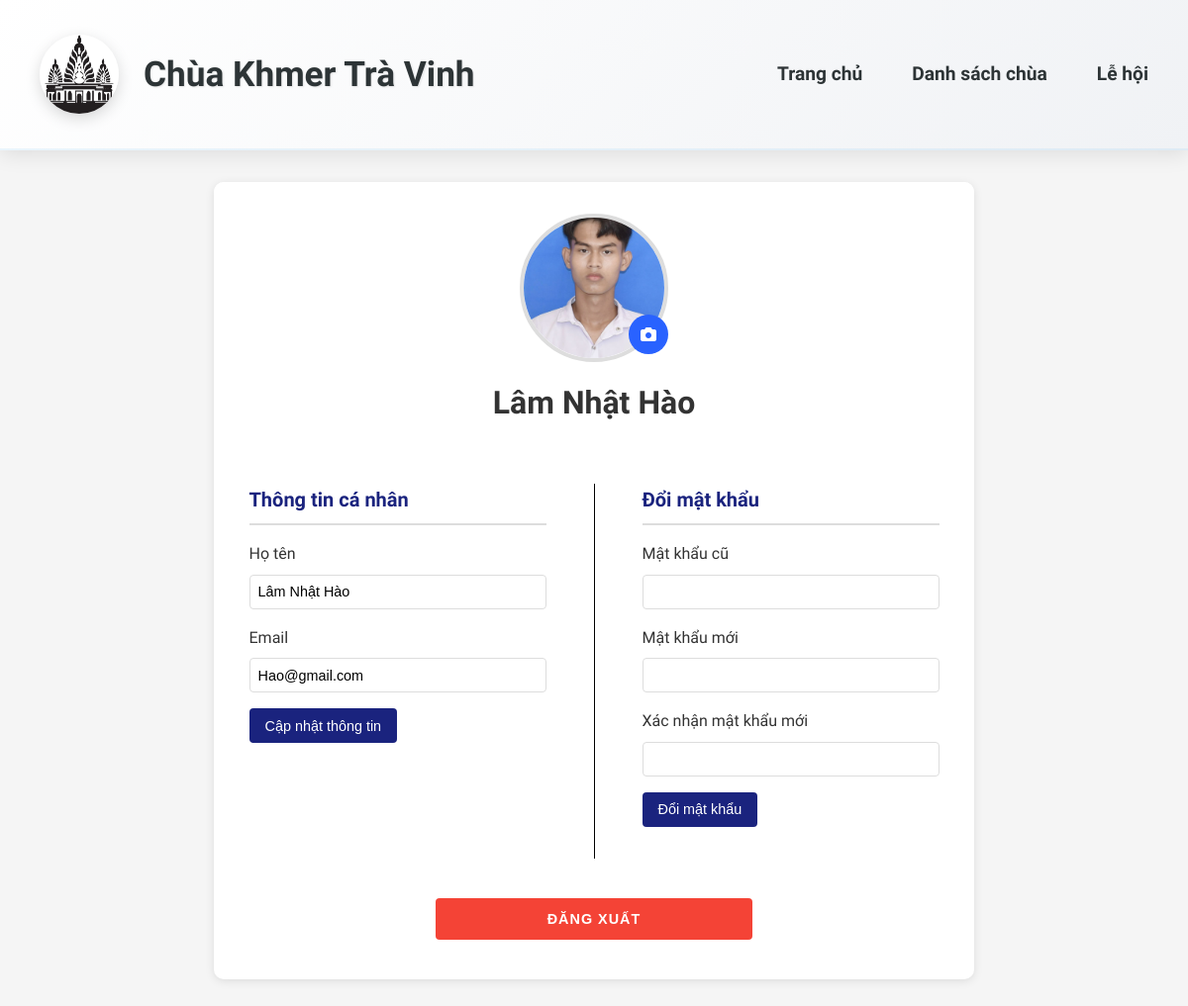
The page /taikhoan.php (signed in) on the database its author committed.
### tables this page shows
CREATE TABLE `nguoi_dung` (
  `id` int(11) NOT NULL,
  `ten_dang_nhap` varchar(50) NOT NULL,
  `mat_khau` varchar(255) NOT NULL,
  `ho_ten` varchar(100) NOT NULL,
  `email` varchar(100) NOT NULL,
  `vai_tro` enum('admin','user') DEFAULT 'user',
  `ngay_tao` datetime DEFAULT current_timestamp(),
  `ngay_cap_nhat` datetime DEFAULT current_timestamp() ON UPDATE current_timestamp(),
  `avatar` varchar(255) DEFAULT NULL,
  `admin` tinyint(1) DEFAULT 0
);

### taikhoan.php (the view, shortened to what this page needs)
<?php
try {
    $db_config = [
        'host' => 'localhost',
        'dbname' => 'chua_khmer',
        'username' => 'root',
        'password' => ''
    ];
    $conn = new PDO(
        "mysql:host={$db_config['host']};dbname={$db_config['dbname']};charset=utf8mb4",
        $db_config['username'],
        $db_config['password']
    );
    $conn->setAttribute(PDO::ATTR_ERRMODE, PDO::ERRMODE_EXCEPTION);
} catch(PDOException $e) {
    die("Lỗi kết nối database: " . $e->getMessage());
}
$user_id = $_SESSION['user_id'];
try {
    $stmt = $conn->prepare("SELECT * FROM nguoi_dung WHERE id = ?");
    $stmt->execute([$user_id]);
    $user = $stmt->fetch(PDO::FETCH_ASSOC);
} catch(PDOException $e) {
    $error_message = "Lỗi lấy thông tin người dùng";
}
?>
<!DOCTYPE html>
<html lang="vi">
<head>
    <link rel="stylesheet" href="https://cdnjs.cloudflare.com/ajax/libs/font-awesome/6.0.0/css/all.min.css">
    <link rel="stylesheet" href="style.css">
</head>
<header class="main-header">
    <div class="header-content">
        <div class="logo-group">
                <img src="image/Logo/logo.jpg" alt="Logo Chùa Khmer" class="logo-img">
                <h1>Chùa Khmer Trà Vinh</h1>
        </div>
        <div class="nav-group">
            <nav class="main-nav">
                <ul>
                    <li><a href="Index.php">Trang chủ</a></li>
                    <li><a href="dschua.php">Danh sách chùa</a></li>
                    <li><a href="sukien.php">Lễ hội</a></li>
                </ul>
            </nav>
        </div>
    </div>
</header>
<body>
    <div class="container">
        <div class="profile-container">
            <div class="profile-header">
                <div class="avatar-container">
                    <img src="<?php echo $user['avatar'] ?? 'image/default-avatar.png'; ?>"
                         alt="Avatar" class="avatar" id="avatarPreview">
                    <label class="avatar-upload">
                        <i class="fas fa-camera" style="color: white;"></i>
                    </label>
                </div>
                <h1><?php echo htmlspecialchars($user['ho_ten']); ?></h1>
            </div>
            <div class="profile-content">
                <div class="two-columns">
                    <div class="profile-section">
                        <h2 class="section-title">Thông tin cá nhân</h2>
                        <form id="updateProfileForm" method="POST">
                            <div class="form-group">
                                <label for="ho_ten">Họ tên</label>
                                <input type="text" id="ho_ten" name="ho_ten"
                                    value="<?php echo htmlspecialchars($user['ho_ten']); ?>" required>
                            </div>
                            <div class="form-group">
                                <label for="email">Email</label>
                                <input type="email" id="email" name="email"
                                    value="<?php echo htmlspecialchars($user['email']); ?>" required>
                            </div>
                            <button type="submit" class="btn btn-primary">Cập nhật thông tin</button>
                        </form>
                    </div>
                    <div class="profile-section">
                        <h2 class="section-title">Đổi mật khẩu</h2>
                        <form id="changePasswordForm" method="POST">
                            <div class="form-group">
                                <label for="old_password">Mật khẩu cũ</label>
                                <input type="password" id="old_password" name="old_password" required>
                            </div>
                            <div class="form-group">
                                <label for="new_password">Mật khẩu mới</label>
                                <input type="password" id="new_password" name="new_password" required>
                            </div>
                            <div class="form-group">
                                <label for="confirm_password">Xác nhận mật khẩu mới</label>
                                <input type="password" id="confirm_password" name="confirm_password" required>
                            </div>
                            <button type="submit" class="btn btn-primary">Đổi mật khẩu</button>
                        </form>
                    </div>
                </div>
                <div class="buttons-container">
                    <form method="POST" action="" class="logout-form">
                        <button type="submit" class="btn btn-logout">Đăng xuất</button>
                    </form>
                </div>
            </div>
        </div>
    </div>
</body>
</html>

### style.css (style rules this page uses)
* { margin: 0; padding: 0; box-sizing: border-box; }
body { font-family: 'Inter', sans-serif; line-height: 1.6; background-color: #f8f9fa; color: #343a40; }
.main-header { background: linear-gradient(135deg, #ffffff, #f0f2f5); box-shadow: 0 4px 20px rgba(0,0,0,0.1); position: sticky; top: 0; z-index: 1000; padding: 15px 0; border-bottom: 2px solid rgba(52,152,219,0.1); }
.header-content { max-width: 1400px; margin: 0 auto; padding: 20px 40px; display: flex; justify-content: space-between; align-items: center; }
.logo-group { display: flex; align-items: center; gap: 25px; }
.logo-img { width: 80px; height: 80px; border-radius: 60%; box-shadow: 0 5px 15px rgba(0,0,0,0.15); transition: transform 0.4s ease, box-shadow 0.4s ease; }
.logo-group h1 { font-size: 2.2rem; color: #2d3436; font-weight: 800; text-shadow: 1px 1px 2px rgba(0,0,0,0.1); }
.main-nav ul { display: flex; gap: 50px; list-style: none; }
.main-nav a { text-decoration: none; color: #2d3436; font-weight: 600; font-size: 1.2rem; padding: 12px 0; position: relative; transition: color 0.3s ease; }
.main-nav a::after { content: ''; position: absolute; bottom: 0; left: 0; width: 0; height: 3px; background: linear-gradient(to right, #3498db, #2980b9); transition: width 0.3s ease; border-radius: 2px; }
:root { --primary-color: #1a237e; --secondary-color: #0d47a1; --accent-color: #2962ff; --text-color: #333; --light-gray: #f5f5f5; --border-color: #ddd; --success-color: #4caf50; --error-color: #f44336; }
body { font-family: 'Plus Jakarta Sans', sans-serif; line-height: 1.6; color: var(--text-color); background-color: var(--light-gray); }
.container { max-width: 800px; margin: 2rem auto; padding: 0 1rem; }
.profile-container { background: white; border-radius: 10px; box-shadow: 0 2px 10px rgba(0,0,0,0.1); overflow: hidden; }
.profile-header { background: white; color: var(--text-color); padding: 2rem; text-align: center; }
.avatar-container { position: relative; width: 150px; height: 150px; margin: 0 auto 1rem; }
.avatar { width: 100%; height: 100%; border-radius: 50%; object-fit: cover; border: 4px solid var(--border-color); }
.avatar-upload { position: absolute; bottom: 0; right: 0; background: var(--accent-color); width: 40px; height: 40px; border-radius: 50%; display: flex; align-items: center; justify-content: center; cursor: pointer; transition: background 0.3s; }
.profile-content { padding: 1.5rem; }
.profile-section { margin-bottom: 2rem; }
.section-title { font-size: 1.25rem; color: var(--primary-color); margin-bottom: 1rem; padding-bottom: 0.5rem; border-bottom: 2px solid var(--border-color); }
.form-group { max-width: 300px; margin: 0 auto 1rem auto; }
label { display: block; margin-bottom: 0.5rem; color: var(--text-color); font-weight: 500; }
input[type="text"], input[type="email"], input[type="password"] { width: 100%; padding: 0.5rem; border: 1px solid var(--border-color); border-radius: 4px; font-size: 0.9rem; transition: border-color 0.3s; height: 35px; }
.btn { padding: 0.4rem 1rem; border: none; border-radius: 4px; font-size: 0.9rem; cursor: pointer; transition: background 0.3s; height: 35px; }
.btn-primary { background: var(--primary-color); color: white; }
.btn-logout { background: #f44336; color: white; width: 200px; padding: 0.8rem 2rem; font-weight: 600; text-transform: uppercase; letter-spacing: 1px; margin: 1rem auto; display: block; height: auto; }
.two-columns { display: flex; justify-content: center; align-items: flex-start; gap: 2rem; margin-bottom: 2rem; }
.two-columns .profile-section { flex: 1; max-width: 300px; }
.buttons-container { display: flex; flex-direction: column; align-items: center; gap: 1rem; margin-top: 2rem; }
.btn-logout { background: #f44336; width: 100%; margin-top: 0.5rem; }
.logout-form { width: 100%; max-width: 320px; }

### rows shown on the page
nguoi_dung: avatar (picture), ho_ten "Lâm Nhật Hào", email "Hao@gmail.com"
